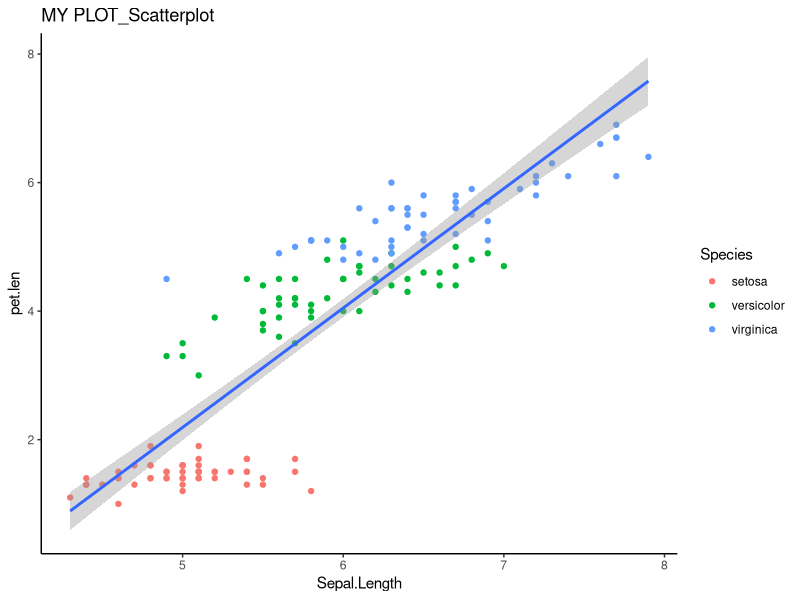
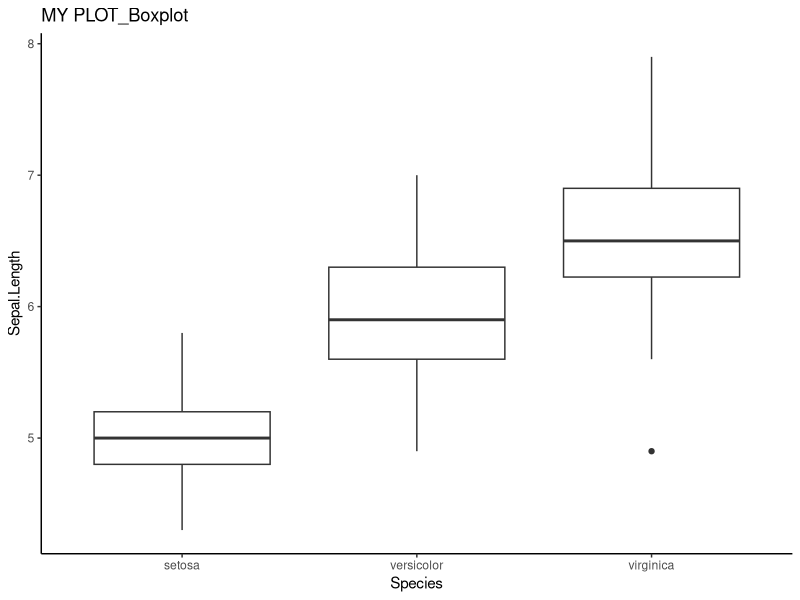
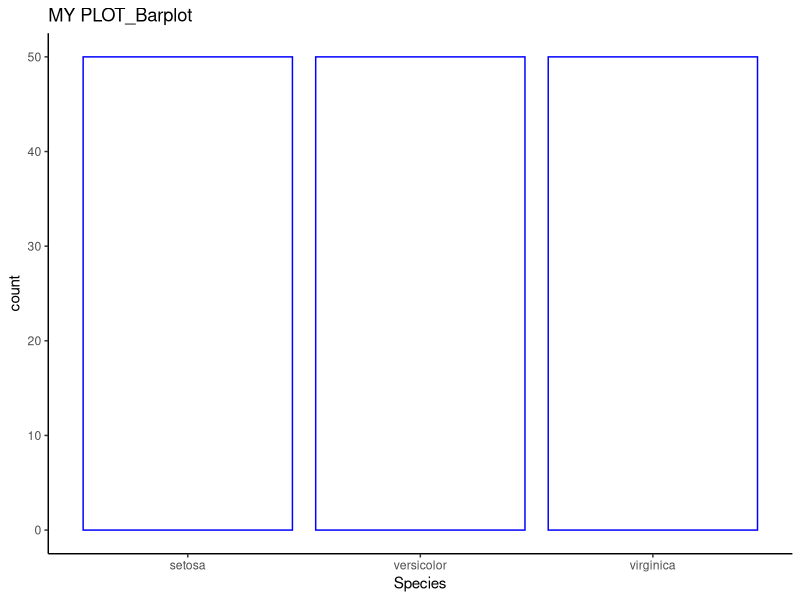
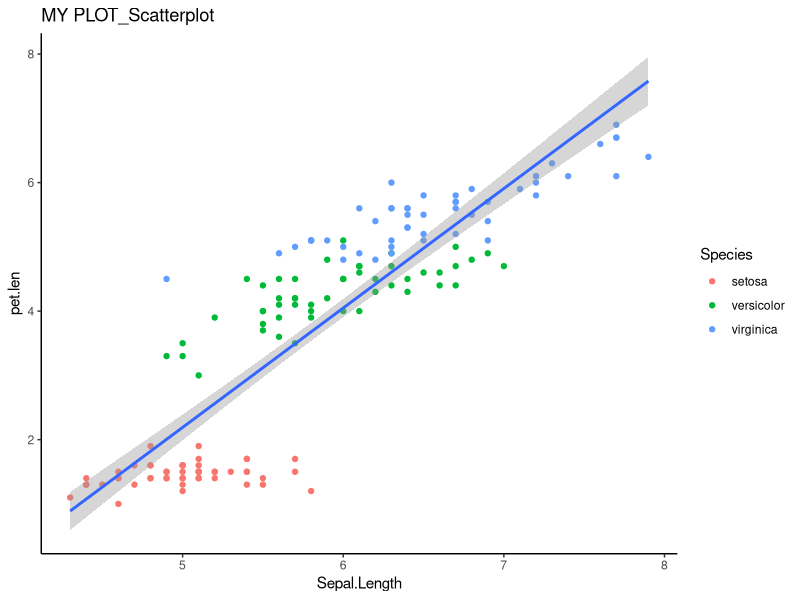
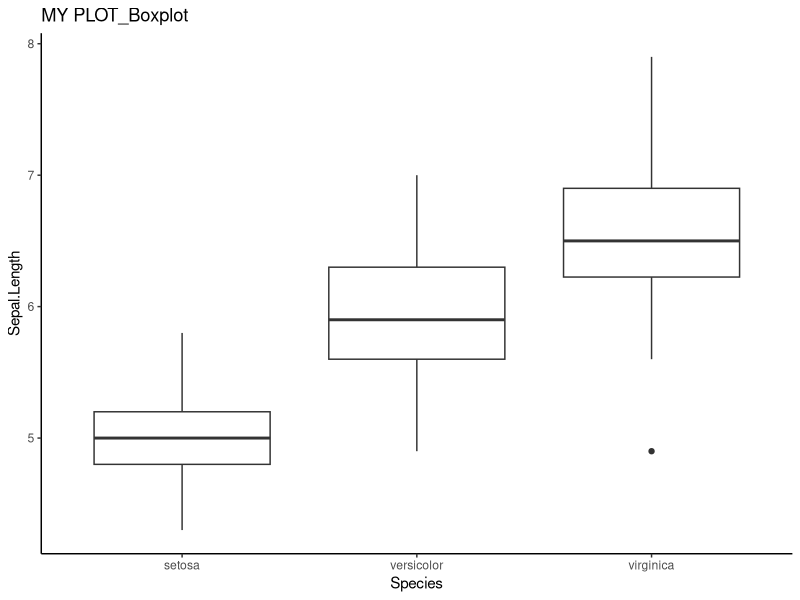
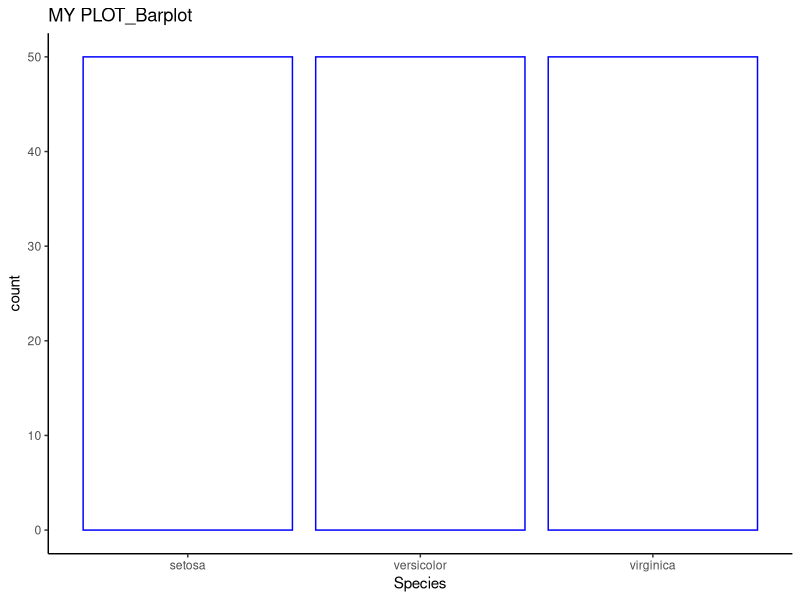

Write the R code that produced these figures, in order.
## ---- chunk 1
knitr::opts_chunk$set(echo = TRUE)
## ---- chunk 2
# Loading packages 
library("tidyverse")
## ---- chunk 3
# first 6 rows with column names
head(iris)
## ---- chunk 4
# how many rows of the data frame
nrow(iris)
# how many columns of the data frame
ncol(iris)
# what's the dimension of the data frame: row * column
dim(iris)
## ---- chunk 5
# select only the width columns
width.only <- select(iris, Sepal.Width, Petal.Width)
head(width.only)
## ---- chunk 6
# select sepal length greater than 6. 
long.length <- filter(iris, Sepal.Length > 6)
head(long.length)

# select the first 10 rows 
first.ten <- slice(iris, 1:10)
first.ten
## ---- chunk 7
# select sepal length greater than 6. and only the width columns
bothsel <- iris %>%
             filter(Sepal.Length > 6) %>%
             select(Sepal.Width, Petal.Width)    
head(bothsel)
dim(bothsel)
## ---- chunk 8
# add a new column in iris called as Sepal.Length_mm
addediris <- iris %>%
              mutate(Sepal.Length_mm = Sepal.Length * 100)
head(addediris)
dim(addediris)
## ---- chunk 9
# rename(data frame, new_name = old_name, new_name = old_name)
iris <- rename(iris, pet.len = Petal.Length, pet.wid = Petal.Width) 
head(iris)
## ---- chunk 10
# recode factors recode(old column, old name = new name)
iris <- iris %>% mutate(newcol1 = dplyr::recode(iris$Species, "setosa"="SET", "versicolor"="VER", "virginica" = "VIR"))
iris
## ---- chunk 11
# pasting text together
iris <- iris %>% mutate(newcol2 = paste(iris$Species, iris$newcol1, sep = "_"))
iris
## ---- chunk 12
# logic from other variables
iris <- iris %>% mutate(newcol3 = ifelse(iris$Sepal.Length > 6 | iris$pet.len > 6, "long", "standard"))
iris

# other logic format
#iris$Sepal.Length > 6 & iris$Petal.Length > 6
#iris$Sepal.Length <= 6 | iris$Petal.Length != 6
## ---- chunk 13
# converting column types
iris <- iris %>% mutate(newcol4 = as.factor(iris$newcol3))
iris

# other converting types
# as.numeric()
# as.character()
## ---- chunk 14
# create a summary table by species
sumtab <- iris %>%
            group_by(Species) %>%
            summarize(mean_Sepal.Length = mean(Sepal.Length), total = n())
sumtab
## ---- chunk 15
# sort summary table
sortedsumtab <- sumtab %>%
                  arrange(desc(mean_Sepal.Length))
sortedsumtab
## ---- chunk 16
combinedcol <- cbind(width.only, select(iris, Species))
head(combinedcol)
dim(combinedcol)
## ---- chunk 17
iris.first.half <- slice(iris, 1:75)
iris.second.half <- slice(iris, 76:150)
back.together <- rbind(iris.first.half, iris.second.half)

dim(iris.first.half)
dim(iris.second.half)
dim(back.together)
## ---- chunk 18
# create a new data frame with the key variable called as "id.code"
id.code <- seq(1:nrow(iris))
some.rand <- rnorm(1:nrow(iris), mean = 0, sd = 1)
new.df <- data.frame(id.code, some.rand)
head(new.df)

# create a key variable in iris
iris <- iris %>% 
          mutate(id.code = seq(1:nrow(iris))) 

iris.join <- full_join(iris, new.df, by="id.code")
head(iris.join)

## right_join
## left_join
## inner_join
## anti_join
## ---- chunk 19
longdata <- data.frame(ID = 1:3,
    expand.grid(Name = c("Dora", "John", "Rob"), Year = 2012:2014),
    BMI = round(runif(9, 18, 35), 0)
)
longdata

widedata <- longdata %>% pivot_wider(
              names_from = "Year", 
              names_prefix = "yr",
              values_from = "BMI")

widedata
## ---- chunk 20
longdataback <- widedata %>% pivot_longer(
               cols = starts_with("yr"),
               names_to = "Year",
               values_to = "BMI",)

longdataback
## ---- chunk 21
mean(iris$Sepal.Length, na.rm = TRUE)
sd(iris$Sepal.Length, na.rm = TRUE)
cor(iris$Sepal.Length, iris$Sepal.Width)
## ---- chunk 22
iristtest <- filter(iris, Species!="setosa")
t.test(iristtest$Sepal.Length~iristtest$Species)
## ---- chunk 23
one.way <- aov(Sepal.Length ~ Species, data = iris)
summary(one.way)
## ---- chunk 24
my.model <- lm(Sepal.Length ~ pet.len, data=iris)
summary(my.model)
## ---- chunk 25
my.plot1 <- ggplot(iris, aes(Sepal.Length, pet.len))+
   geom_point(aes(colour=Species))+
   geom_smooth(method = lm)+
   theme_classic()+
   ggtitle("MY PLOT_Scatterplot")
my.plot1
## ---- chunk 26
ggsave("my.plot_scatterplot.jpg",my.plot1, height=4, width=4, dpi=500)
## ---- chunk 27
my.plot2 <- ggplot(iris, aes(x= Species, y = Sepal.Length)) +
   geom_boxplot()+
   theme_classic()+
   ggtitle("MY PLOT_Boxplot")
my.plot2
## ---- chunk 28
ggsave("my.plot_boxplot.jpg",my.plot2, height=4, width=4, dpi=500)
## ---- chunk 29
my.plot3 <- ggplot(iris, aes(x= Species)) +
   geom_bar(stat="count", color = "blue", fill = "white")+
   theme_classic()+
   ggtitle("MY PLOT_Barplot")
my.plot3
## ---- chunk 30
ggsave("my.plot_barplot.jpg",my.plot3, height=4, width=4, dpi=500)

## geom_pie
## geom_histogram
## geom_density
## ---- chunk 31
# Basic function structure
square.it <- function(x) {
  square <- x * x
  return(square)
}

square.it(5)
## ---- chunk 32
# if else statement structure
num = 1000
if (num < 50) { 
  eval <- "small"
} else {
  eval <- "big"
}
eval
## ---- chunk 33
# Basic For Loop
for (i in 1:5) {
  print(i)
}
## ---- chunk 34
# Put For Loop in a Function
## newvector is an NA vector with the length as nrow(iris) 
newvector <- rep(NA, nrow(iris))
newvector

comvec <- function(newvector){
  for(i in 1:length(newvector)){
    newvector[i] <- paste("Demo", i, sep = "_")
  }
  print(newvector)
}

## now newvector is vector with filled in content of the same length. 
comvec(newvector)
## ---- chunk 35
newvector <- paste("Demo", seq(1:nrow(iris)), sep="_")
newvector

## apply
## lapply
## sapply
## tapply
